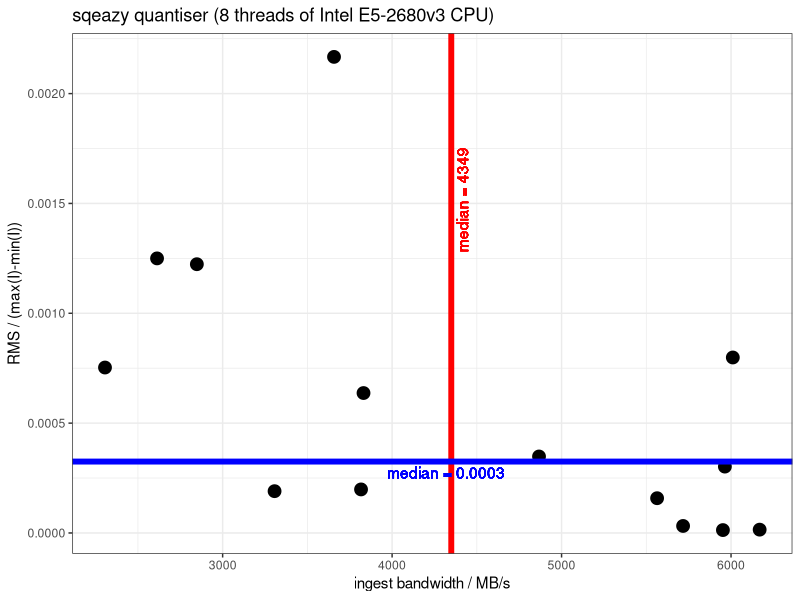
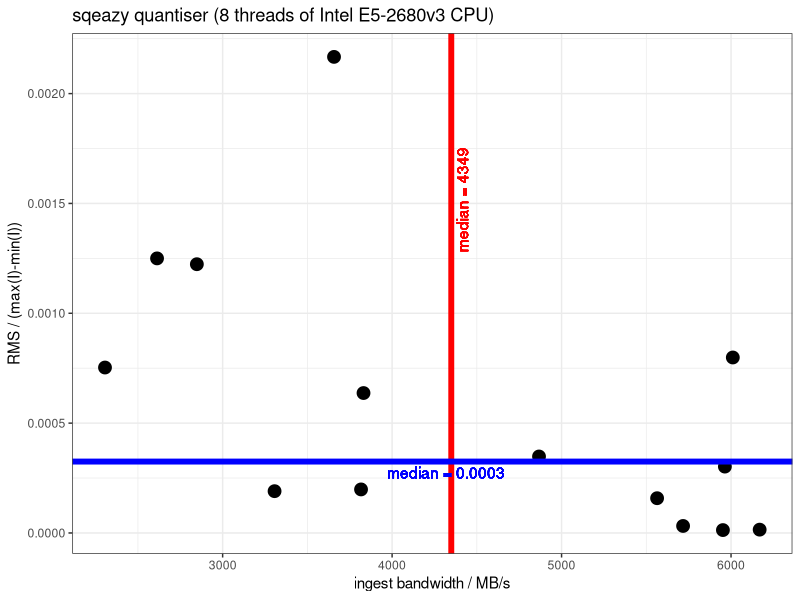
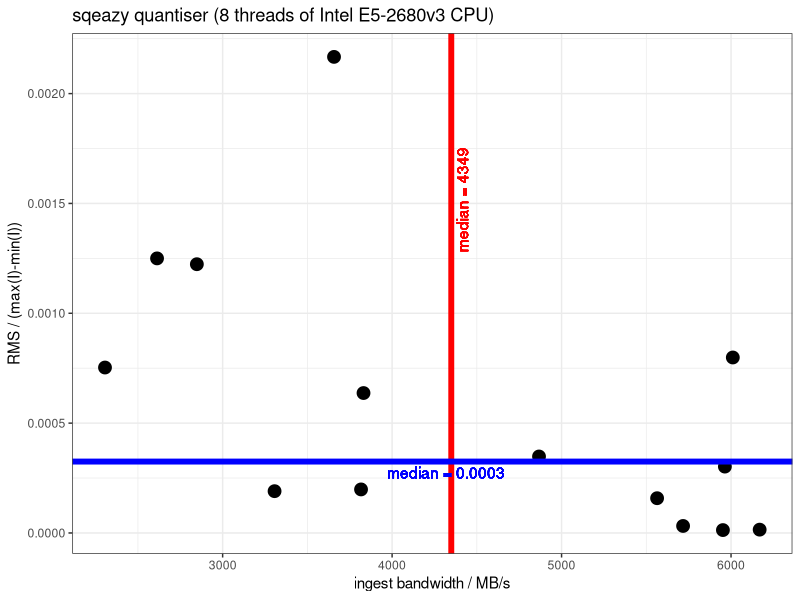
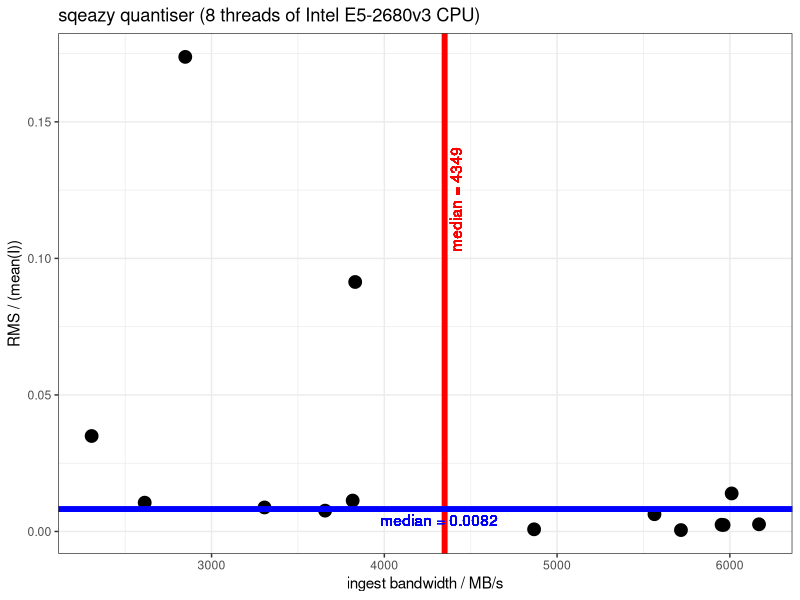
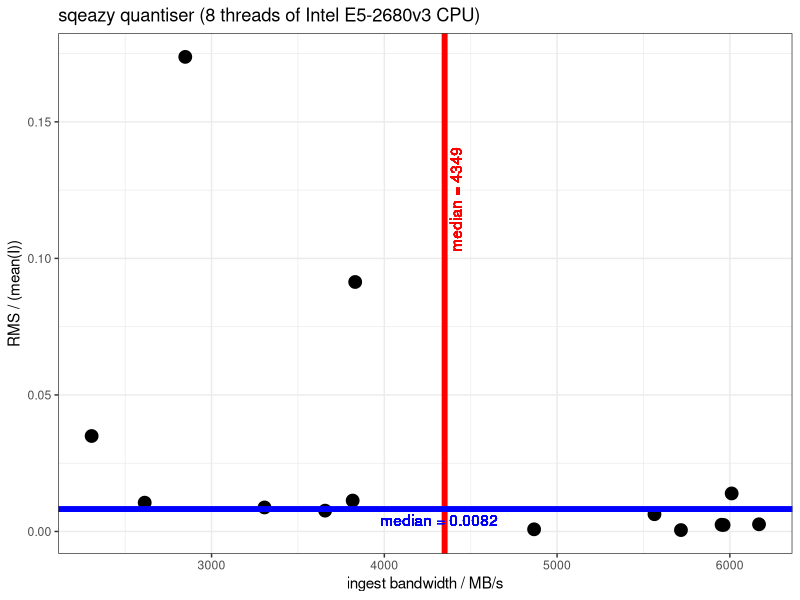
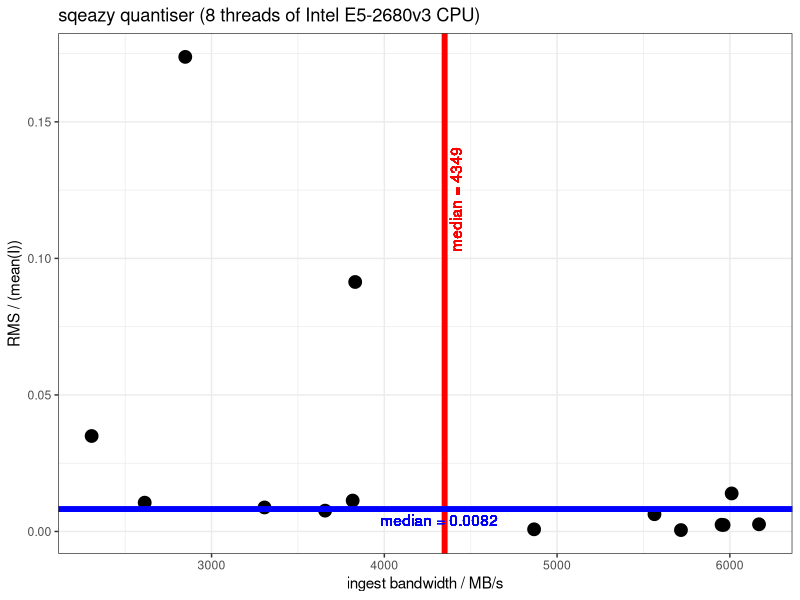
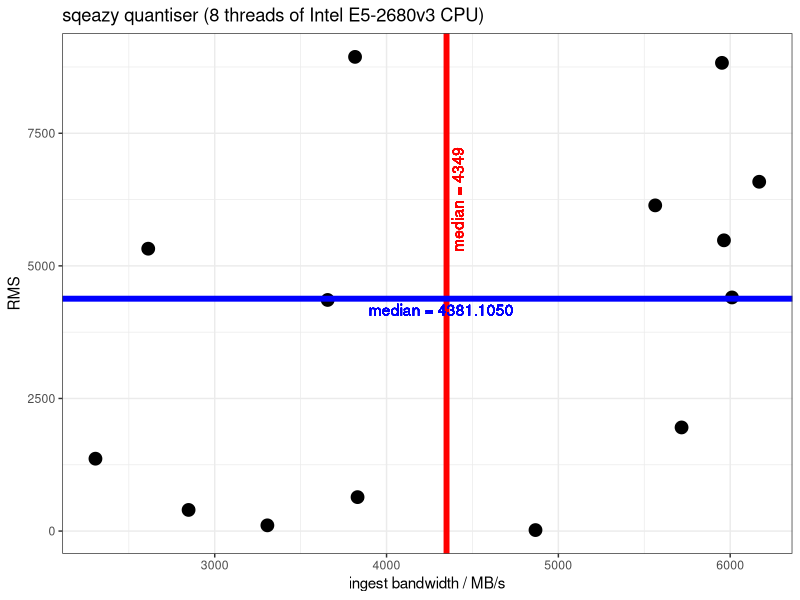
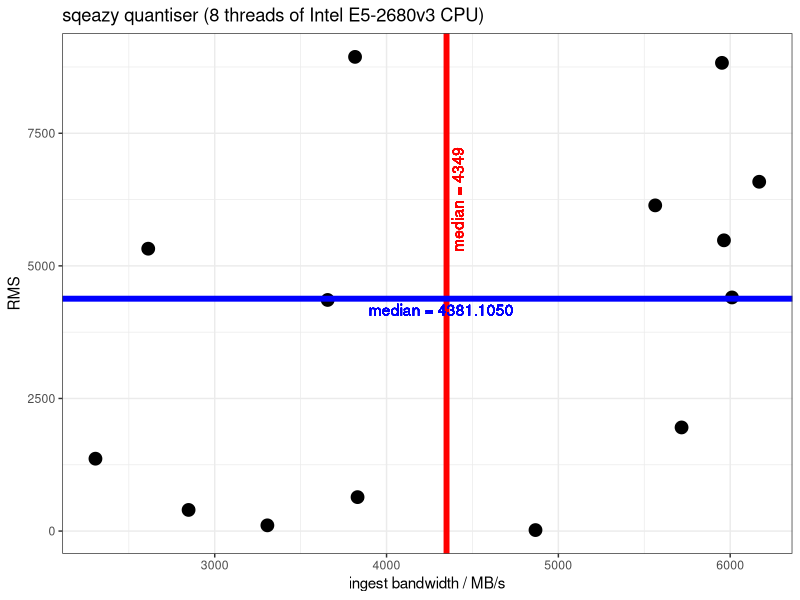

The R source for these figures, in order:
#!/usr/bin/env Rscript
library(ggplot2)
library(dplyr, warn.conflicts=FALSE)
library(readr)
library(ggthemes)
library(tidyr)


add_colnames_for_enc = function(df){
    #colnames(df) = c("filename","sizeof_pixel","shape","n_elements","time_mus","final_bytes","id","comment")

    df = df %>% separate(comment, into = c("pipeline", "threads","timestamp"), sep = "\\|")
    df$threads = as.integer(gsub("threads","",df$threads))
    df$filename = gsub("\\.tif","",df$filename)

    return(df)
}

add_colnames_for_dec = function(ddf){
    #colnames(ddf) = c("mode","filename","pipeline","realtime_s","user_s","sys_s","exit_code","threads","timestamp")
    return(ddf)
}

add_colnames_for_qual = function(qdf){
    #colnames(qdf) = c("filename","pipeline","timestamp","bits_p_sample","left_drange","mse","nrmse","psnr","right_drange")
    return(qdf)
}


enc_df = read_csv("sqy-corpus-encode.csv"      )
enc_df = add_colnames_for_enc(enc_df)

gr_enc_df = enc <- enc_df %>%
    group_by(filename, sizeof_pixel,n_elements,final_bytes,pipeline,threads) %>%
    summarize( mn_time_mus = mean(time_mus), md_time_mus = median(time_mus), sd_time_mus = sd(time_mus)) %>%
    mutate( size_mb = n_elements*sizeof_pixel/(1024*1024), size_gb = size_mb/(1024),
           md_ingest_bw_mb_per_sec = size_mb*10e6/(md_time_mus),
           mn_ingest_bw_mb_per_sec = size_mb*10e6/(mn_time_mus),
           sd_ingest_bw_mb_per_sec = size_mb*10e6/(sd_time_mus)
           )

dec_df = read_csv("sqy-corpus-decode.csv"      )
dec_df = add_colnames_for_dec(dec_df)


qual_df = read_csv("sqy-corpus-quality.csv"      )
qual_df = add_colnames_for_qual(qual_df)


combined_enc = inner_join(gr_enc_df,qual_df,by = c("filename"="filename",
                                                   "pipeline"="pipeline"))

glimpse(combined_enc)
unique(combined_enc$pipeline)

to_plot = combined_enc %>% filter("quantiser->lz4" %in% pipeline) %>% mutate( obfuscated_filename = paste("corpus-",row_number(),sep=""))

glimpse(to_plot)
paste(unique(to_plot$filename))

xinter=median(to_plot$md_ingest_bw_mb_per_sec)
yinter=median(to_plot$nrmse)

quantizer_plot = ggplot( to_plot ,aes( x=md_ingest_bw_mb_per_sec,y=nrmse)) + theme_bw()
quantizer_plot = quantizer_plot + geom_point(size=4) 
quantizer_plot = quantizer_plot + ggtitle("sqeazy quantiser (8 threads of Intel E5-2680v3 CPU)")
quantizer_plot = quantizer_plot + xlab("ingest bandwidth / MB/s") + ylab(" RMS / (max(I)-min(I)) ")
quantizer_plot = quantizer_plot + geom_vline(xintercept=xinter, color="Red", size=2)
quantizer_plot = quantizer_plot + geom_text(aes(x=xinter, label=sprintf("\nmedian = %.0f",xinter), y=.7*max(nrmse)),
                                            colour="red", angle=90, text=element_text(size=11))

quantizer_plot = quantizer_plot + geom_hline(yintercept=yinter, color="Blue", size=2)
quantizer_plot = quantizer_plot + geom_text(aes(y=yinter, label=sprintf("\nmedian = %.4f",yinter), x=.7*max(md_ingest_bw_mb_per_sec)),
                                            colour="blue", text=element_text(size=11))


ggsave("sqy_quantizer_nrmse.png",quantizer_plot,height=4)
ggsave("sqy_quantizer_nrmse.svg",quantizer_plot,height=4)
ggsave("sqy_quantizer_nrmse.pdf",quantizer_plot,height=4)


xinter=median(to_plot$md_ingest_bw_mb_per_sec)
yinter=median(to_plot$mnmse)

median_based_plot = ggplot( to_plot ,aes( x=md_ingest_bw_mb_per_sec,y=mnmse)) + theme_bw()
median_based_plot = median_based_plot + geom_point(size=4) 
median_based_plot = median_based_plot + ggtitle("sqeazy quantiser (8 threads of Intel E5-2680v3 CPU)")
median_based_plot = median_based_plot + xlab("ingest bandwidth / MB/s") + ylab(" RMS / (mean(I)) ")
median_based_plot = median_based_plot + geom_vline(xintercept=xinter, color="Red", size=2)
median_based_plot = median_based_plot + geom_text(aes(x=xinter, label=sprintf("\nmedian = %.0f",xinter), y=.7*max(mnmse)),
                                            colour="red", angle=90, text=element_text(size=11))

median_based_plot = median_based_plot + geom_hline(yintercept=yinter, color="Blue", size=2)
median_based_plot = median_based_plot + geom_text(aes(y=yinter, label=sprintf("\nmedian = %.4f",yinter), x=.7*max(md_ingest_bw_mb_per_sec)),
                                            colour="blue", text=element_text(size=11))


ggsave("sqy_median_based_mnmse.png",median_based_plot,height=4)
ggsave("sqy_median_based_mnmse.svg",median_based_plot,height=4)
ggsave("sqy_median_based_mnmse.pdf",median_based_plot,height=4)

xinter=median(to_plot$md_ingest_bw_mb_per_sec)
yinter=median(to_plot$rms)

median_based_plot = ggplot( to_plot ,aes( x=md_ingest_bw_mb_per_sec,y=rms)) + theme_bw()
median_based_plot = median_based_plot + geom_point(size=4) 
median_based_plot = median_based_plot + ggtitle("sqeazy quantiser (8 threads of Intel E5-2680v3 CPU)")
median_based_plot = median_based_plot + xlab("ingest bandwidth / MB/s") + ylab(" RMS ")
median_based_plot = median_based_plot + geom_vline(xintercept=xinter, color="Red", size=2)
median_based_plot = median_based_plot + geom_text(aes(x=xinter, label=sprintf("\nmedian = %.0f",xinter), y=.7*max(rms)),
                                            colour="red", angle=90, text=element_text(size=11))

median_based_plot = median_based_plot + geom_hline(yintercept=yinter, color="Blue", size=2)
median_based_plot = median_based_plot + geom_text(aes(y=yinter, label=sprintf("\nmedian = %.4f",yinter), x=.7*max(md_ingest_bw_mb_per_sec)),
                                            colour="blue", text=element_text(size=11))


ggsave("sqy_rms.png",median_based_plot,height=4)
ggsave("sqy_rms.svg",median_based_plot,height=4)
ggsave("sqy_rms.pdf",median_based_plot,height=4)
